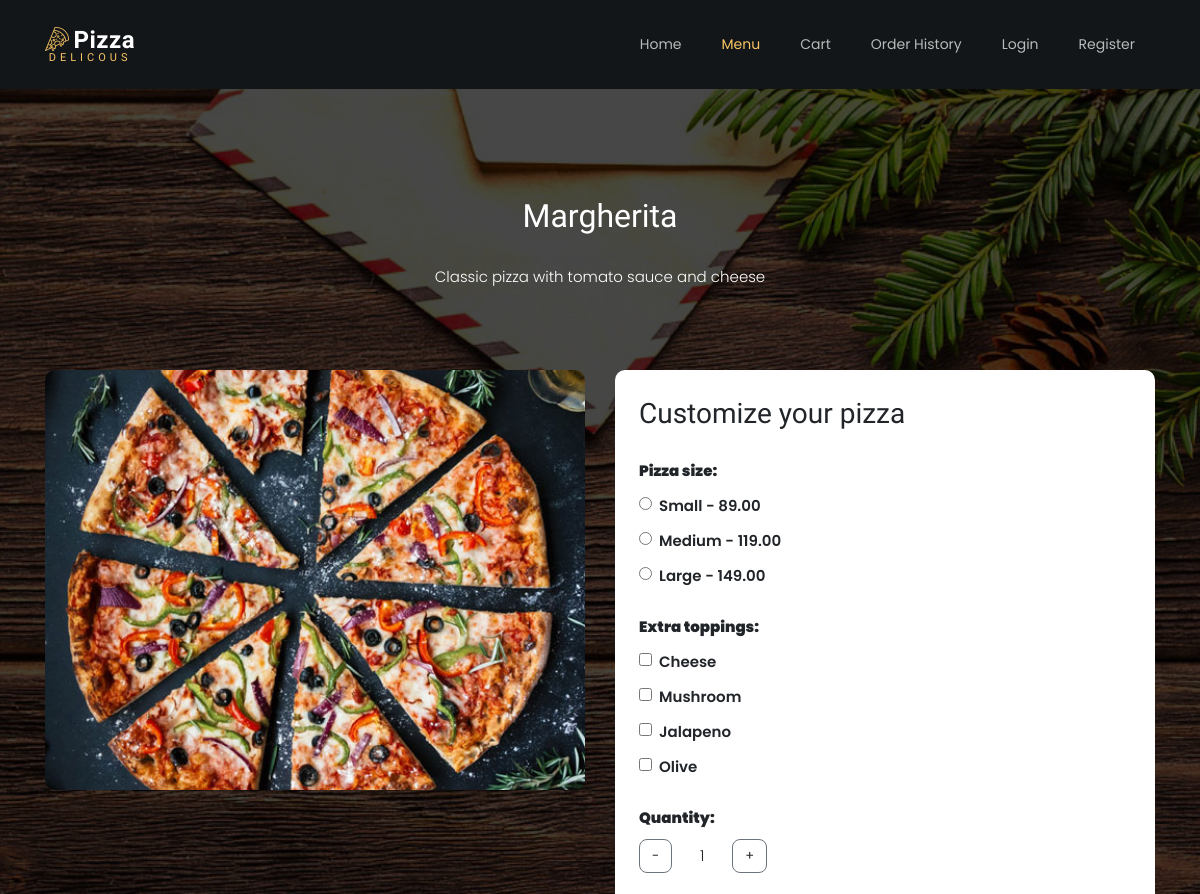
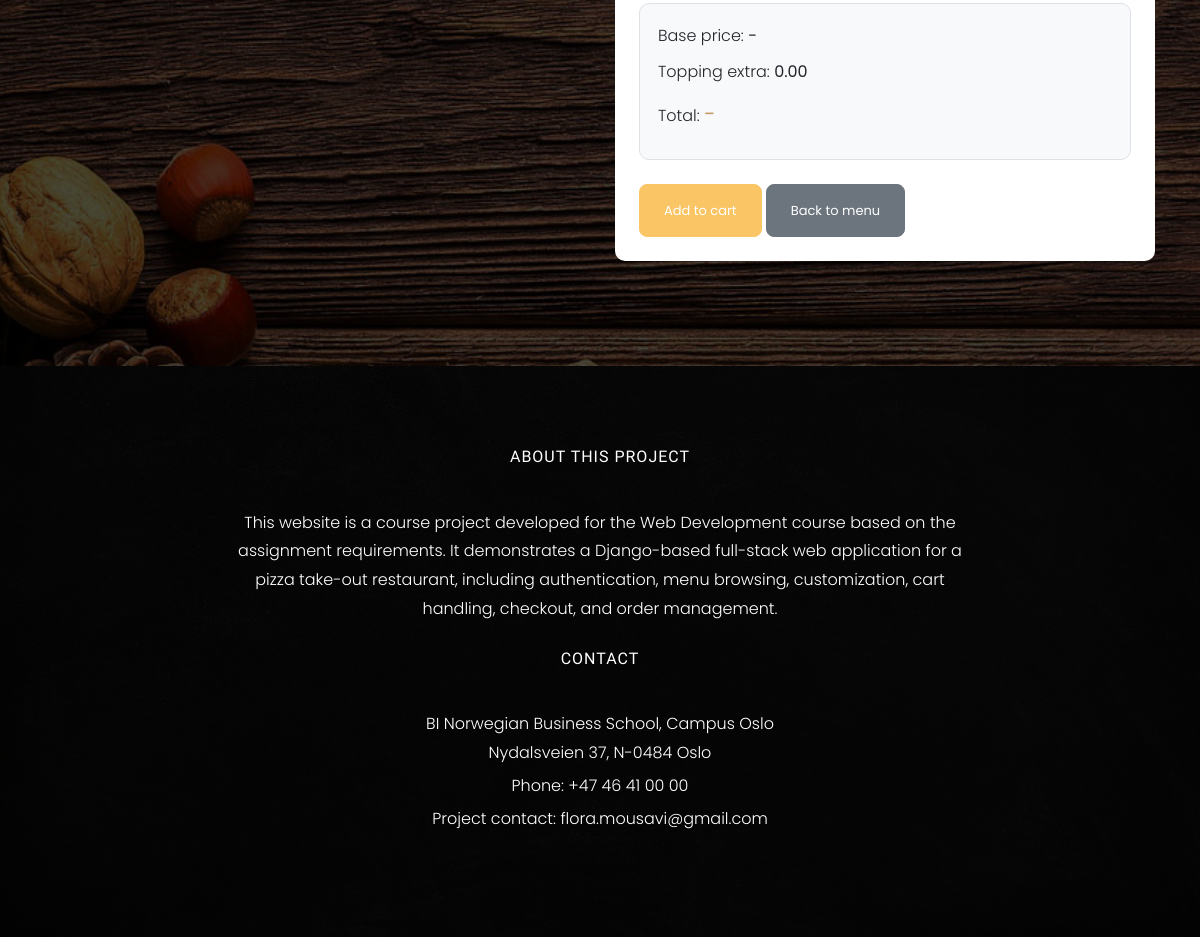
Screenshot of /menu/pizza/1/ with the database file from the repository (2 pictures, top to bottom).
### menu/models.py (models this page shows, shortened)
class Pizza(models.Model):
    name = models.CharField(max_length=100, unique=True)
    description = models.TextField(blank=True)
    image_url = models.URLField(blank=True)
    available = models.BooleanField(default=True)
    allowed_toppings = models.ManyToManyField(Topping, blank=True, related_name="pizzas")
    @property
    def display_image_path(self):
        if self.id:
            image_number = ((self.id - 1) % 6) + 1
        else:
            image_number = 1
        return f"pizza_template/images/pizza-{image_number}.jpg"

class PizzaSize(models.Model):
    name = models.CharField(max_length=20, unique=True)
    price = models.DecimalField(max_digits=6, decimal_places=2)
    topping_extra_price = models.DecimalField(max_digits=6, decimal_places=2)

class Topping(models.Model):
    name = models.CharField(max_length=100, unique=True)
    available = models.BooleanField(default=True)

### menu/views.py (the view)
# urls.py: path("menu/pizza/<int:pizza_id>/", views.pizza_detail, name="pizza_detail"),
def pizza_detail(request, pizza_id):
    pizza = get_object_or_404(Pizza, id=pizza_id, available=True)
    drinks = Drink.objects.filter(available=True)  # added
    if request.method == "POST":
        form = AddPizzaToCartForm(request.POST)
        form.fields["toppings"].queryset = pizza.allowed_toppings.filter(available=True)
        if form.is_valid():
            size = form.cleaned_data["pizza_size"]
            toppings = form.cleaned_data["toppings"]
            quantity = form.cleaned_data["quantity"]
            topping_count = toppings.count()
            unit_price = size.price + (size.topping_extra_price * topping_count)
            cart = request.session.get("cart", [])
            cart_item = {
                "type": "pizza",
                "pizza_id": pizza.id,
                "pizza_name": pizza.name,
                "pizza_size_id": size.id,
                "pizza_size_name": size.name,
                "quantity": quantity,
                "toppings": [t.name for t in toppings],
                "unit_price": str(unit_price),
            }
            cart.append(cart_item)
            request.session["cart"] = cart
            messages.success(request, f"{pizza.name} added to cart.")
            return redirect("orders:cart")
    else:
        form = AddPizzaToCartForm()
        form.fields["toppings"].queryset = pizza.allowed_toppings.filter(available=True)
    return render(
        request,
        "menu/pizza_detail.html",
        {
            "pizza": pizza,
            "form": form,
            "drinks": drinks,  # added
        },
    )

### orders/forms.py
class AddPizzaToCartForm(forms.Form):
    pizza_size = forms.ModelChoiceField(
        queryset=PizzaSize.objects.all(),
        empty_label="Select a size",
        label="Pizza size"
    )
    toppings = forms.ModelMultipleChoiceField(
        queryset=Topping.objects.filter(available=True),
        required=False,
        widget=forms.CheckboxSelectMultiple,
        label="Extra toppings"
    )
    quantity = forms.IntegerField(
        min_value=1,
        initial=1,
        label="Quantity"
    )

### menu/templates/menu/pizza_detail.html (shortened to what this page needs)
{% extends "base.html" %}
{% load static %}
{% block content %}
<section class="ftco-section">
    <div class="container">
        <div class="row justify-content-center mb-5 pb-3">
            <div class="col-md-8 customize-heading text-center ftco-animate page-heading">
                <h2 class="mb-4">{{ pizza.name }}</h2>
                <p>{{ pizza.description }}</p>
            </div>
        </div>
        <div class="row">
            <div class="col-md-6 ftco-animate">
                <div class="pizza-image-box"
                     style="background-image: url('{% static pizza.display_image_path %}');">
                </div>
            </div>
            <div class="col-md-6 ftco-animate">
                <div class="customize-box p-4">
                    <h3 class="mb-4">Customize your pizza</h3>
                    <form method="post">
                        <div class="mb-4">
                            <label class="mb-2"><strong>Pizza size:</strong></label>
                            {% for size in form.fields.pizza_size.queryset %}
                                <div class="form-check">
                                    <input class="form-check-input"
                                           type="radio"
                                           name="pizza_size"
                                           value="{{ size.id }}"
                                           id="size_{{ size.id }}"
                                           required
                                             {% if form.data.pizza_size == size.id|stringformat:"s" %}checked{% endif %}>
                                            <label class="form-check-label" for="size_{{ size.id }}">
                                                {{ size.name }} - {{ size.price }}
                                            </label>
                                </div>
                            {% endfor %}
                        </div>
                        <div class="mb-4">
                            <label class="mb-2"><strong>Extra toppings:</strong></label>
                            {% for topping in form.fields.toppings.queryset %}
                                <div class="form-check">
                                    <input class="form-check-input"
                                           type="checkbox"
                                           name="toppings"
                                           value="{{ topping.id }}"
                                           id="topping_{{ topping.id }}">
                                    <label class="form-check-label" for="topping_{{ topping.id }}">
                                        {{ topping.name }}
                                    </label>
                                </div>
                            {% endfor %}
                        </div>
                        <div class="mb-4">
                            <label class="mb-2"><strong>Quantity:</strong></label>
                            <div class="d-flex align-items-center" style="gap: 15px;">
                                <button type="button" class="btn btn-outline-secondary" id="qty-minus">-</button>
                                <span id="qty-display" style="min-width: 30px; text-align: center;">1</span>
                                <button type="button" class="btn btn-outline-secondary" id="qty-plus">+</button>
                            </div>
                        </div>
                        <div class="price-summary mt-3 mb-4">
                            <p>Base price: <strong id="base-price">-</strong></p>
                            <p>Topping extra: <strong id="topping-price">0.00</strong></p>
                            <p>Total: <strong id="total-price">-</strong></p>
                        </div>
                        <button type="submit" class="btn btn-primary py-3 px-4">Add to cart</button>
                        <a href="{% url 'menu:menu_list' %}" class="btn btn-secondary py-3 px-4">Back to menu</a>
                    </form>
                </div>
            </div>
        </div>
    </div>
</section>
{% endblock %}

### templates/base.html (shortened to what this page needs)
{% load static %}
<!DOCTYPE html>
<html lang="en">
<head>
    <link rel="stylesheet" href="{% static 'pizza_template/css/open-iconic-bootstrap.min.css' %}">
    <link rel="stylesheet" href="{% static 'pizza_template/css/animate.css' %}">
    <link rel="stylesheet" href="{% static 'pizza_template/css/owl.carousel.min.css' %}">
    <link rel="stylesheet" href="{% static 'pizza_template/css/owl.theme.default.min.css' %}">
    <link rel="stylesheet" href="{% static 'pizza_template/css/magnific-popup.css' %}">
    <link rel="stylesheet" href="{% static 'pizza_template/css/aos.css' %}">
    <link rel="stylesheet" href="{% static 'pizza_template/css/ionicons.min.css' %}">
    <link rel="stylesheet" href="{% static 'pizza_template/css/bootstrap-datepicker.css' %}">
    <link rel="stylesheet" href="{% static 'pizza_template/css/jquery.timepicker.css' %}">
    <link rel="stylesheet" href="{% static 'pizza_template/css/flaticon.css' %}">
    <link rel="stylesheet" href="{% static 'pizza_template/css/icomoon.css' %}">
    <link rel="stylesheet" href="{% static 'pizza_template/css/style.css' %}">
    <link rel="stylesheet" href="{% static 'css/style.css' %}">
</head>
<body class="site-bg">
    <nav class="navbar navbar-expand-lg navbar-dark ftco_navbar bg-dark ftco-navbar-light" id="ftco-navbar">
            <div class="container">
                  <a class="navbar-brand" href="{% url 'menu:home' %}"><span class="flaticon-pizza-1 mr-1"></span>Pizza<br><small>Delicous</small></a>
              <div class="collapse navbar-collapse" id="ftco-nav">
                    <ul class="navbar-nav ml-auto">
                        <li class="nav-item {% if request.resolver_match.url_name == 'home' %}active{% endif %}">
                            <a href="{% url 'menu:home' %}" class="nav-link">Home</a>
                        </li>
                        <li class="nav-item {% if request.resolver_match.url_name == 'menu_list' or request.resolver_match.url_name == 'pizza_detail' %}active{% endif %}">
                            <a href="{% url 'menu:menu_list' %}" class="nav-link">Menu</a>
                        </li>
                        <li class="nav-item {% if request.resolver_match.url_name == 'cart' or request.resolver_match.url_name == 'checkout' %}active{% endif %}">
                            <a href="{% url 'orders:cart' %}" class="nav-link">Cart</a>
                        </li>
                        <li class="nav-item {% if request.resolver_match.url_name == 'order_history' %}active{% endif %}">
                            <a href="{% url 'orders:order_history' %}" class="nav-link">Order History</a>
                        </li>
                        {% if user.is_authenticated %}
                            <li class="nav-item">
                                <span class="nav-link username-link">{{ user.username }}</span>
                            </li>
                            <li class="nav-item d-flex align-items-center">
                                <form action="{% url 'accounts:logout' %}" method="post" class="logout-form">
                                    {% csrf_token %}
                                    <button type="submit" class="logout-btn">Logout</button>
                                </form>
                            </li>
                        {% else %}
                            <li class="nav-item {% if request.resolver_match.url_name == 'login' %}active{% endif %}">
                                <a href="{% url 'accounts:login' %}" class="nav-link">Login</a>
                            </li>
                            <li class="nav-item {% if request.resolver_match.url_name == 'register' %}active{% endif %}">
                                <a href="{% url 'accounts:register' %}" class="nav-link">Register</a>
                            </li>
                        {% endif %}
                    </ul>
                </div>
		    </div>
        </nav>
    {% block content %}
    {% endblock %}
<footer class="ftco-footer custom-footer-bg">
    <div class="container">
        <div class="row justify-content-center">
            <div class="col-lg-8 col-md-10 text-center">
                <div class="ftco-footer-widget mb-4">
                    <h2 class="ftco-heading-2">About This Project</h2>
                    <p>
                        This website is a course project developed for the Web Development course based on the
                        assignment requirements. It demonstrates a Django-based full-stack web application for a
                        pizza take-out restaurant, including authentication, menu browsing, customization,
                        cart handling, checkout, and order management.
                    </p>
                    <h2 class="ftco-heading-2 mt-4">Contact</h2>
                    <p class="mb-1">
                        BI Norwegian Business School, Campus Oslo<br>
                        Nydalsveien 37, N-0484 Oslo
                    </p>
                    <p class="mb-1">Phone: +47 46 41 00 00</p>
                    <p class="mb-0">Project contact: flora.mousavi@gmail.com</p>
                </div>
            </div>
        </div>
    </div>
</footer>
</body>
</html>

### static/css/style.css (style rules this page uses)
html, body { min-height: 100%; }
body { min-height: 100vh; }
body.site-bg { background-image: url("/static/pizza_template/images/bg_3.jpg") !important; background-size: cover !important; background-position: center center !important; background-attachment: fixed !important; background-repeat: no-repeat !important; background-color: #000000 !important; }
body.site-bg .ftco-section { background: rgba(0, 0, 0, 0.72) !important; }
.navbar-brand { font-weight: 700; letter-spacing: 0.5px; }
.btn { border-radius: 8px; }
body.site-bg .ftco-section .heading-section h1, body.site-bg .ftco-section .heading-section h2, body.site-bg .ftco-section .heading-section h3, body.site-bg .ftco-section .heading-section p, body.site-bg .ftco-section .heading-section .subheading, body.site-bg .ftco-section .page-heading, body.site-bg .ftco-section .page-heading * { color: #ffffff !important; opacity: 1 !important; }
.customize-box, .cart-box, .cart-total-box, .checkout-box, .history-box, .staff-box, .auth-box { background: #ffffff !important; border-radius: 10px; }
.customize-box, .customize-box *, .cart-box, .cart-box *, .cart-total-box, .cart-total-box *, .checkout-box, .checkout-box *, .history-box, .history-box *, .staff-box, .staff-box *, .auth-box, .auth-box * { color: #212529 !important; }
.customize-box .btn-primary, .customize-box .btn-success, .customize-box .btn-danger, .customize-box .btn-secondary, .cart-box .btn-primary, .cart-box .btn-success, .cart-box .btn-danger, .cart-box .btn-secondary, .cart-total-box .btn-primary, .cart-total-box .btn-success, .cart-total-box .btn-danger, .cart-total-box .btn-secondary, .checkout-box .btn-primary, .checkout-box .btn-success, .checkout-box .btn-danger, .checkout-box .btn-secondary, .history-box .btn-primary, .history-box .btn-success, .history-box .btn-danger, .history-box .btn-secondary, .staff-box .btn-primary, .staff-box .btn-success, .staff-box .btn-danger, .staff-box .btn-secondary, .auth-box .btn-primary, .auth-box .btn-success, .auth-box .btn-danger, .auth-box .btn-secondary { color: #ffffff !important; }
.customize-box .btn-outline-secondary, .cart-box .btn-outline-secondary, .checkout-box .btn-outline-secondary, .auth-box .btn-outline-secondary { color: #212529 !important; }
.customize-box input, .customize-box select, .customize-box textarea, .auth-box input, .auth-box select, .auth-box textarea, .checkout-box input, .checkout-box select, .checkout-box textarea { color: #212529 !important; background-color: #ffffff !important; }
.ftco-footer, .ftco-footer *, .ftco-footer p, .ftco-footer h2, .ftco-footer a { color: #ffffff !important; }
.custom-footer-bg { background-image: linear-gradient(rgba(0, 0, 0, 0.78), rgba(0, 0, 0, 0.78)), url("/static/pizza_template/images/bg_4.jpg") !important; background-size: cover !important; background-position: center center !important; background-repeat: no-repeat !important; padding: 5rem 0 !important; }
.custom-footer-bg, .custom-footer-bg *, .custom-footer-bg p, .custom-footer-bg h2, .custom-footer-bg a { color: #ffffff !important; }

### menu/templates/menu/pizza_detail.html (style rules this page uses)
.pizza-image-box { min-height: 420px; border-radius: 10px; background-size: cover; background-position: center; background-repeat: no-repeat; }
.customize-box, .customize-box * { color: #212529 !important; }
.customize-box { background: #ffffff; border-radius: 10px; }
.customize-box label { font-weight: 600; }
.customize-box .form-check { margin-bottom: 8px; }
.customize-box .form-check-input { margin-right: 8px; }
.price-summary { background: #f8f9fa; border-radius: 10px; padding: 18px; border: 1px solid #dee2e6; }
.price-summary p { margin-bottom: 8px; font-size: 1rem; }
.price-summary #total-price { font-size: 1.3rem; color: #c49b63 !important; }
.customize-box .btn-primary, .customize-box .btn-secondary, .customize-box .btn-outline-secondary { color: #ffffff !important; }
.customize-box .btn-outline-secondary { color: #212529 !important; border-color: #6c757d; }

### rows the page displays
Pizza: name "Margherita", description "Classic pizza with tomato sauce and cheese"
PizzaSize: pizza_size "☐ Small - 89.00", name "Small", price "89.00"
PizzaSize: pizza_size "☐ Medium - 119.00", name "Medium", price "119.00"
PizzaSize: pizza_size "☐ Large - 149.00", name "Large", price "149.00"
Topping: name "Cheese"
Topping: name "Mushroom"
Topping: name "Jalapeno"
Topping: name "Olive"
